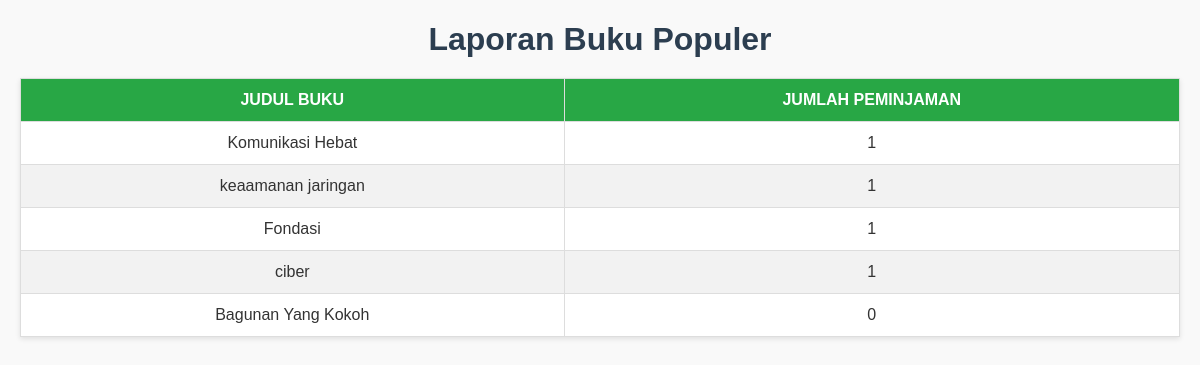
The page /buku-populer/ on the database as committed earlier.
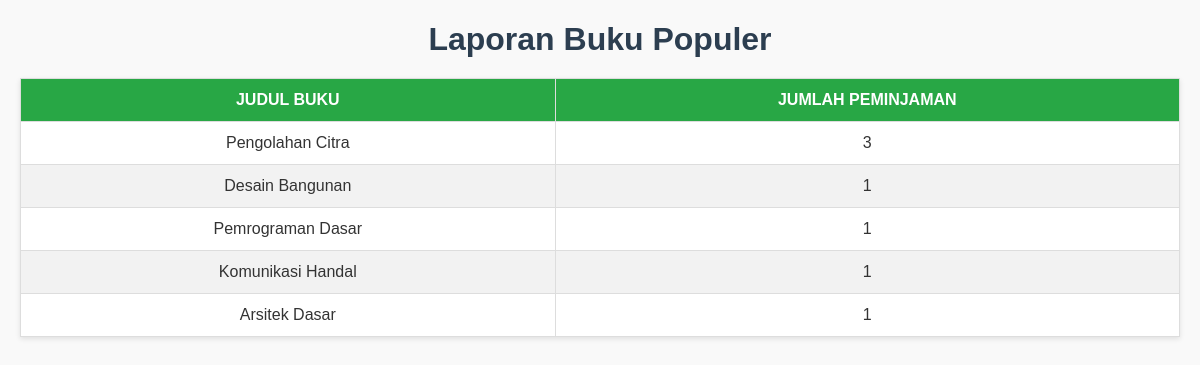
The same page on the database as committed later.
### pustaka/models.py (models this page shows, shortened)
class Buku(models.Model):
    idBuku = models.CharField(max_length=30, primary_key=True, null=False, verbose_name="ID Buku")
    namaBuku = models.CharField(max_length=30, null=False, verbose_name="Judul Buku")
    juHal = models.PositiveIntegerField( null=False, verbose_name="Jumlah Halaman")
    class Meta:
        verbose_name_plural ='Buku'

### pustaka/views.py (the view)
# urls.py: path('buku-populer/', views.laporan_buku_populer, name='laporan_buku_populer'),
def laporan_buku_populer(request):
    laporan_buku_populer = (
        Buku.objects
        .annotate(jumlah_peminjaman=Count('detpin'))  # Pastikan relasi detpin sudah benar
        .values('namaBuku', 'jumlah_peminjaman')
        .order_by('-jumlah_peminjaman')
    )
    return render(request, 'laporan_buku_populer.html', {'laporan_buku_populer': laporan_buku_populer})

### pustaka/templates/laporan_buku_populer.html (shortened to what this page needs)
<!DOCTYPE html>
<html>
<head>
</head>
<body>
    <h1>Laporan Buku Populer</h1>
    <table>
        <thead>
            <tr>
                <th>Judul Buku</th>
                <th>Jumlah Peminjaman</th>
            </tr>
        </thead>
        <tbody>
            {% for buku in laporan_buku_populer %}
            <tr>
                <td>{{ buku.namaBuku }}</td>
                <td>{{ buku.jumlah_peminjaman }}</td>
            </tr>
            {% endfor %}
        </tbody>
    </table>
</body>
</html>

### pustaka/templates/laporan_buku_populer.html (style rules this page uses)
body { font-family: 'Arial', sans-serif; margin: 20px; background-color: #f9f9f9; color: #333; }
h1 { text-align: center; color: #2C3E50; font-size: 2rem; margin-bottom: 10px; }
table { width: 100%; border-collapse: collapse; margin: 20px 0; box-shadow: 0 2px 5px rgba(0, 0, 0, 0.1); background-color: #fff; }
th, td { padding: 12px 15px; text-align: center; border: 1px solid #ddd; }
th { background-color: #28A745; color: white; text-transform: uppercase; }
tr:nth-child(even) { background-color: #f2f2f2; }
td { font-size: 1rem; }

Rows that differ between the two databases and show on the page:
removed Buku: namaBuku "Komunikasi Hebat", jumlah_peminjaman "1"
removed Buku: namaBuku "keaamanan jaringan", jumlah_peminjaman "1"
removed Buku: namaBuku "Bagunan Yang Kokoh", jumlah_peminjaman "0"
changed Buku: namaBuku "Fondasi" → "Pengolahan Citra"; jumlah_peminjaman "1" → "3"
added Buku: namaBuku "Desain Bangunan", jumlah_peminjaman "1"
changed Buku: namaBuku "ciber" → "Pemrograman Dasar"
added Buku: namaBuku "Komunikasi Handal", jumlah_peminjaman "1"
added Buku: namaBuku "Arsitek Dasar", jumlah_peminjaman "1"
